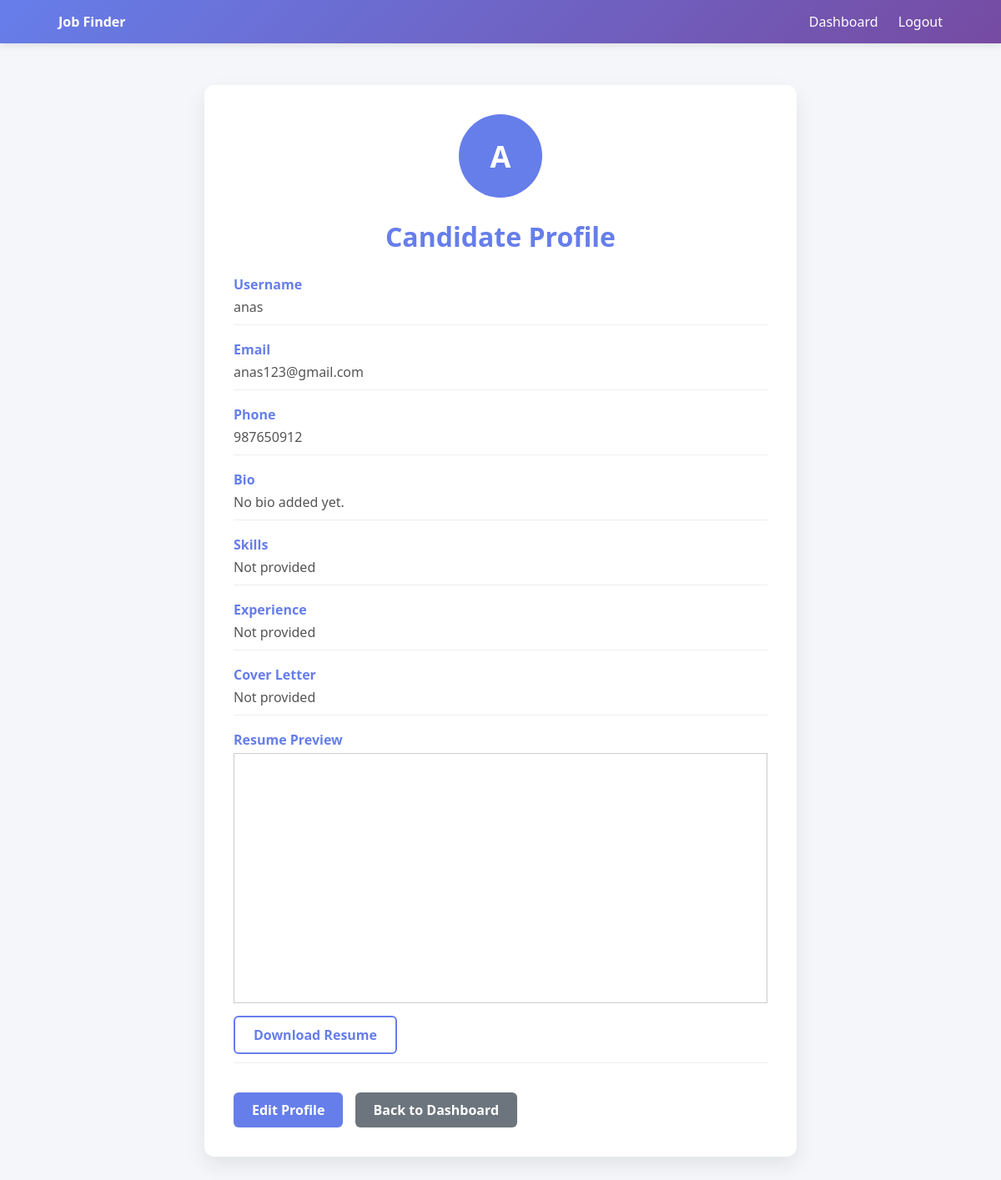
The page /accounts/candidate/profile/ (signed in) on the database its author committed.
### accounts/models.py (models this page shows, shortened)
class Candidate(models.Model):
    user = models.OneToOneField(User, on_delete=models.CASCADE, related_name="candidate")
    phone = models.CharField(max_length=15, blank=True)
    bio = models.TextField(blank=True)
    resume = models.FileField(upload_to="resumes/", blank=True, null=True)
    skills = models.CharField(max_length=255, blank=True)
    experience = models.TextField(blank=True)
    cover_letter = models.TextField(blank=True)

### accounts/views.py (the view)
# urls.py: path('candidate/profile/', views.candidate_profile, name='candidate_profile'),
@login_required
@user_passes_test(lambda u: hasattr(u, 'profile') and u.profile.user_type == 'candidate')
def candidate_profile(request):
    candidate, _ = Candidate.objects.get_or_create(user=request.user)
    return render(request, 'accounts/candidate/profile.html', {'candidate': candidate})

### accounts/templates/accounts/candidate/profile.html (shortened to what this page needs)
<!DOCTYPE html>
<html lang="en">
<head>
</head>
<body>
<div class="navbar">
    <div class="navbar-container">
        <div><strong>Job Finder</strong></div>
        <div>
            <a href="{% url 'candidate_dashboard' %}">Dashboard</a>
            <a href="{% url 'logout' %}">Logout</a>
        </div>
    </div>
</div>
<div class="container">
    <div class="profile-card">
        <div class="avatar">
            {{ user.username|first|upper }}
        </div>
        <h1>Candidate Profile</h1>
        <div class="profile-info">
            <div class="info-item">
                <label>Username</label>
                <span>{{ user.username }}</span>
            </div>
            <div class="info-item">
                <label>Email</label>
                <span>{{ user.email }}</span>
            </div>
            <div class="info-item">
                <label>Phone</label>
                <span>{{ candidate.phone|default:"Not Set" }}</span>
            </div>
            <div class="info-item">
                <label>Bio</label>
                <span>{{ candidate.bio|default:"No bio added yet." }}</span>
            </div>
            <div class="info-item">
                <label>Skills</label>
                <span>{{ candidate.skills|default:"Not provided" }}</span>
            </div>
            <div class="info-item">
                <label>Experience</label>
                <span>{{ candidate.experience|default:"Not provided" }}</span>
            </div>
            <div class="info-item">
                <label>Cover Letter</label>
                <span>{{ candidate.cover_letter|default:"Not provided" }}</span>
            </div>
            <div class="info-item">
                <label>Resume Preview</label>
                {% if candidate.resume %}
                    <iframe src="{{ candidate.resume.url }}" width="100%" height="300px" style="border:1px solid #ccc;"></iframe>
                    <br>
                    <a href="{{ candidate.resume.url }}" target="_blank" class="btn btn-outline">Download Resume</a>
                {% else %}
                    <span style="color:#777;">No resume uploaded yet.</span>
                {% endif %}
            </div>
        </div>
        <a href="{% url 'edit_profile' %}" class="btn btn-primary">Edit Profile</a>
        <a href="{% url 'candidate_dashboard' %}" class="btn btn-secondary">Back to Dashboard</a>
    </div>
</div>
</body>
</html>

### accounts/templates/accounts/candidate/profile.html (style rules this page uses)
* { margin: 0; padding: 0; box-sizing: border-box; }
body { font-family: 'Segoe UI', Tahoma, Geneva, Verdana, sans-serif; background: #f4f6f9; color: #333; }
.navbar { background: linear-gradient(135deg, #667eea, #764ba2); padding: 15px 0; color: white; box-shadow: 0 2px 10px rgba(0,0,0,0.1); }
.navbar-container { max-width: 1100px; margin: auto; padding: 0 20px; display: flex; justify-content: space-between; align-items: center; }
.navbar a { color: white; text-decoration: none; margin-left: 20px; font-weight: 500; }
.container { max-width: 750px; margin: 50px auto; padding: 0 20px; }
.profile-card { background: white; border-radius: 12px; padding: 35px; box-shadow: 0 10px 25px rgba(0,0,0,0.08); }
h1 { color: #667eea; margin-bottom: 25px; text-align: center; }
.avatar { width: 100px; height: 100px; background: #667eea; color: white; font-size: 36px; font-weight: bold; border-radius: 50%; display: flex; justify-content: center; align-items: center; margin: 0 auto 25px auto; }
.profile-info { margin-bottom: 25px; }
.info-item { margin-bottom: 18px; padding-bottom: 10px; border-bottom: 1px solid #eee; }
.info-item label { font-weight: 600; color: #667eea; display: block; margin-bottom: 5px; }
.info-item span { color: #555; }
.btn { display: inline-block; padding: 10px 22px; border-radius: 6px; border: none; cursor: pointer; font-weight: 600; text-decoration: none; transition: 0.3s; margin-right: 10px; margin-top: 10px; }
.btn-primary { background: #667eea; color: white; }
.btn-secondary { background: #6c757d; color: white; }
.btn-outline { background: transparent; border: 2px solid #667eea; color: #667eea; }

### rows shown on the page
Candidate: phone "987650912", bio "No bio added yet.", skills "Not provided", experience "Not provided", cover_letter "Not provided"

### other values the page prints
{{ user.username|first|upper }} "A"
{{ user.username }} "anas"
{{ user.email }} "anas123@gmail.com"
